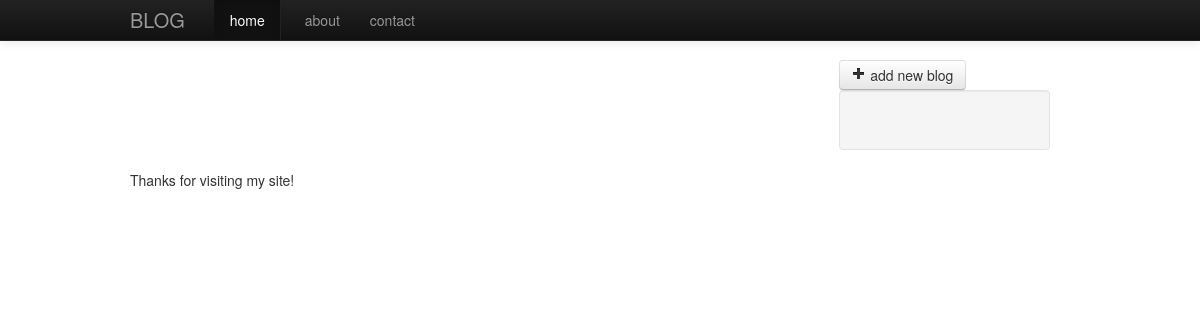
Page /sblog/bloglist/ on the earlier database version.
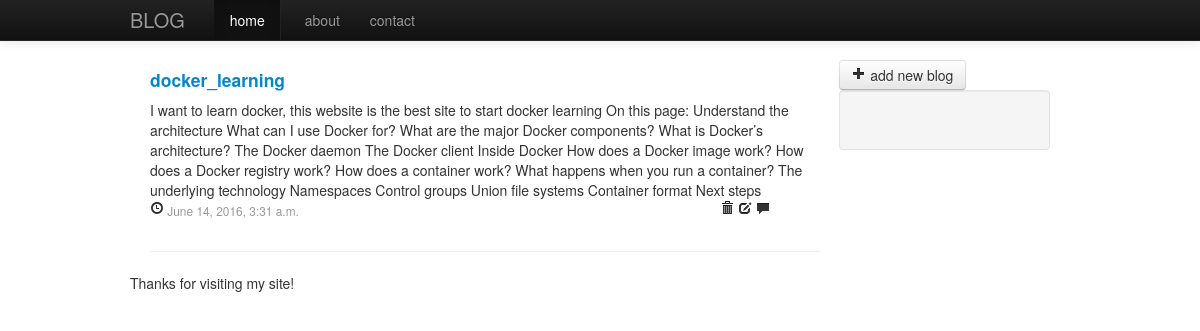
Same page on the later database version.
### sblog/models.py (models this page shows, shortened)
class Blog(models.Model):
    caption = models.CharField(max_length=50)
    author = models.ForeignKey(Author)
    tags = models.ManyToManyField(Tag, blank=True)
    content = models.TextField()
    publish_time = models.DateTimeField(auto_now_add=True)
    update_time = models.DateTimeField(auto_now=True)
    class Meta:
        ordering = ['-publish_time']

### sblog/views.py (the view)
def blog_list(request):
	blogs = Blog.objects.all()
	return render(request,"blog_list.html",{"blogs":blogs})

### templates/sblog/blog_list.html (shortened to what this page needs)
{% extends "blog_base.html" %}
{% load comments %}
{% block article %}
<article class='content-main'>
    {% for blog in blogs %}
        <h4><a href="{% url detailblog blog.id %}">{{ blog.caption }}</a></h4>
        {% load markup %}
        <div>{{ blog.content|markdown:'codehilite' }} </div>
        <div class="row-fluid">
            <div class="span3">
                <p class="muted"><i class="icon-time"></i><small> {{ blog.publish_time }}</small></p>
            </div>
            <div class="span2 offset7">
                <a href="{% url delblog blog.id %}" title="delete"><i class="icon-trash"></i></a>
                <a href="{% url updateblog blog.id %}" title="edit"><i class="icon-edit"></i></a>
                {% get_comment_count for blog as comment_count %}
                <a href="{% url detailblog blog.id %}#cmt" title="comment"><i class=" icon-comment"></i>{{ comment_count }}</a>
            </div>
        </div>
    <hr>
    {% endfor %}
</article>
{% endblock %}
{% block aside %}
    <a class="btn" href=""><i class="icon-plus"></i> add new blog</a>
    {% block tags %}
        <div class="well">
        </div>
    {% endblock %}
{% endblock %}

### templates/blog_base.html (shortened to what this page needs)
{% extends "base.html" %}
{% block header %}
    {% block menu %}
    <div class="navbar navbar-inverse navbar-fixed-top">
        <div class="navbar-inner">
            <div class="container">
                <a class="brand" href="#">BLOG</a>
                <ul class="nav">
                    <li class="active divider-vertical">
                        <a href="{% url bloglist %}">home</a>
                    </li>
                    <li>
                        <a href="#">about</a>
                    </li>
                    <li>
                        <a href="#">contact</a>
                    </li>
                </ul>
            </div>
        </div>
    </div>
    {% endblock %}
{% endblock %}

### templates/base.html (shortened to what this page needs)
<!DOCTYPE html>
<html>
<head>
    <link rel="stylesheet" href="/static/css/bootstrap.css">
</head>
<body>
    {% block body %}
        {% block header %}{% endblock %}
        <div class="container">
        {% block content %}
            <div class="container-fluid">
                <div class="row-fluid">
                    <div class="span9">
                        {% block article %}{% endblock %}
                        </div>
                        <div class="span3">
                            {% block aside %}{% endblock %}
                        </div>
                    </div>
                </div>
            {% endblock %}
            {% block footer %}
                <p>Thanks for visiting my site! </p>
            {% endblock %}
        {% endblock %}
    </div>
</body>
</html>

### templates/blog_base.html (style rules this page uses)
body { padding-top: 60px; }

Differences in the rows shown:
added Blog: caption "docker_learning", content "I want to learn docker, this website is the best site to start docker learning On this page: Understand the architecture What can I use Docker for? What are the major Docker components? What is Docker’s architecture? The Docker daemon The Docker client Inside Docker How does a Docker image work? How does a Docker registry work? How does a container work? What happens when you run a container? The underlying technology Namespaces Control groups Union file systems Container format Next steps", publish_time "June 14, 2016, 3:31 a.m."
